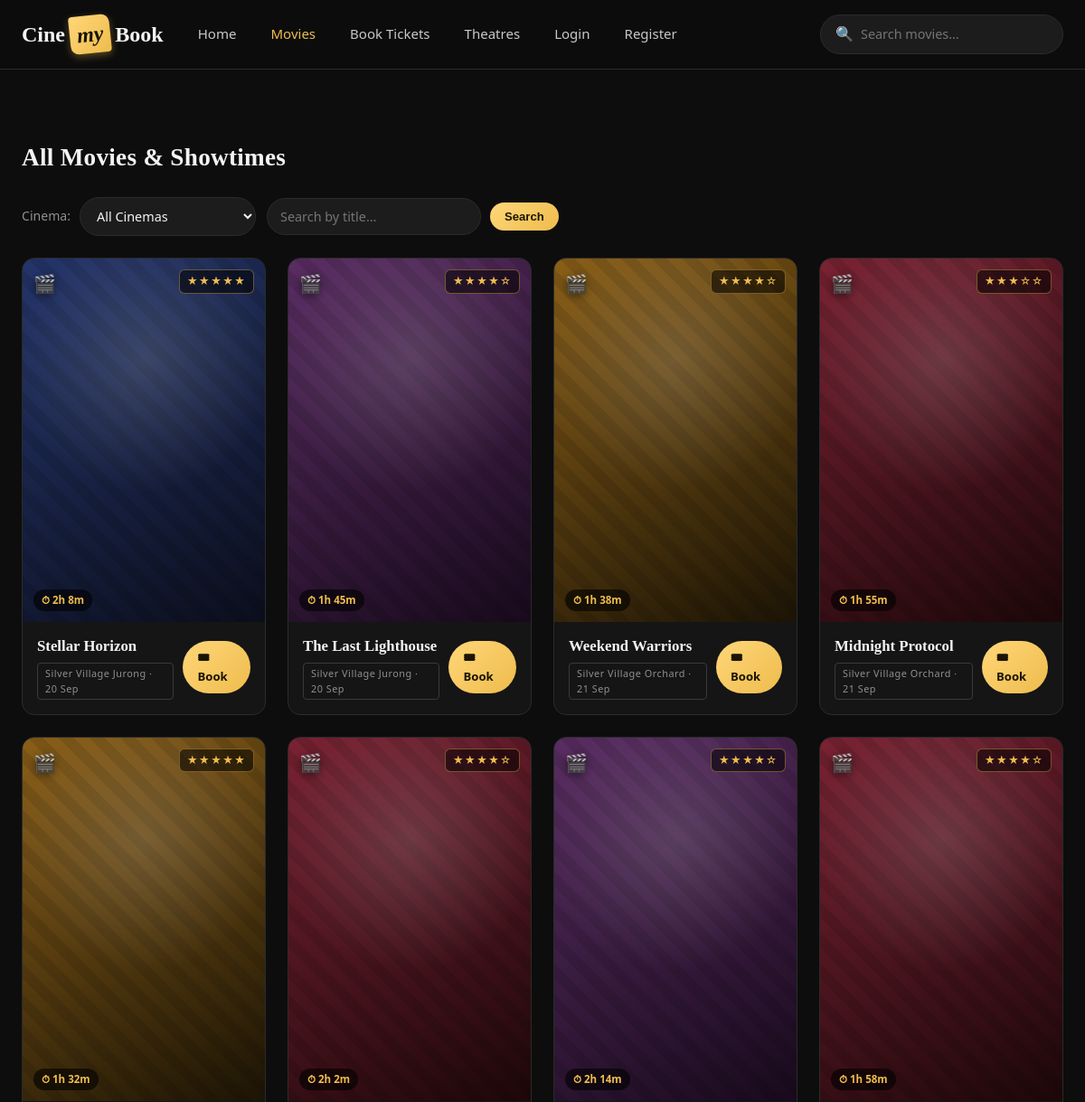
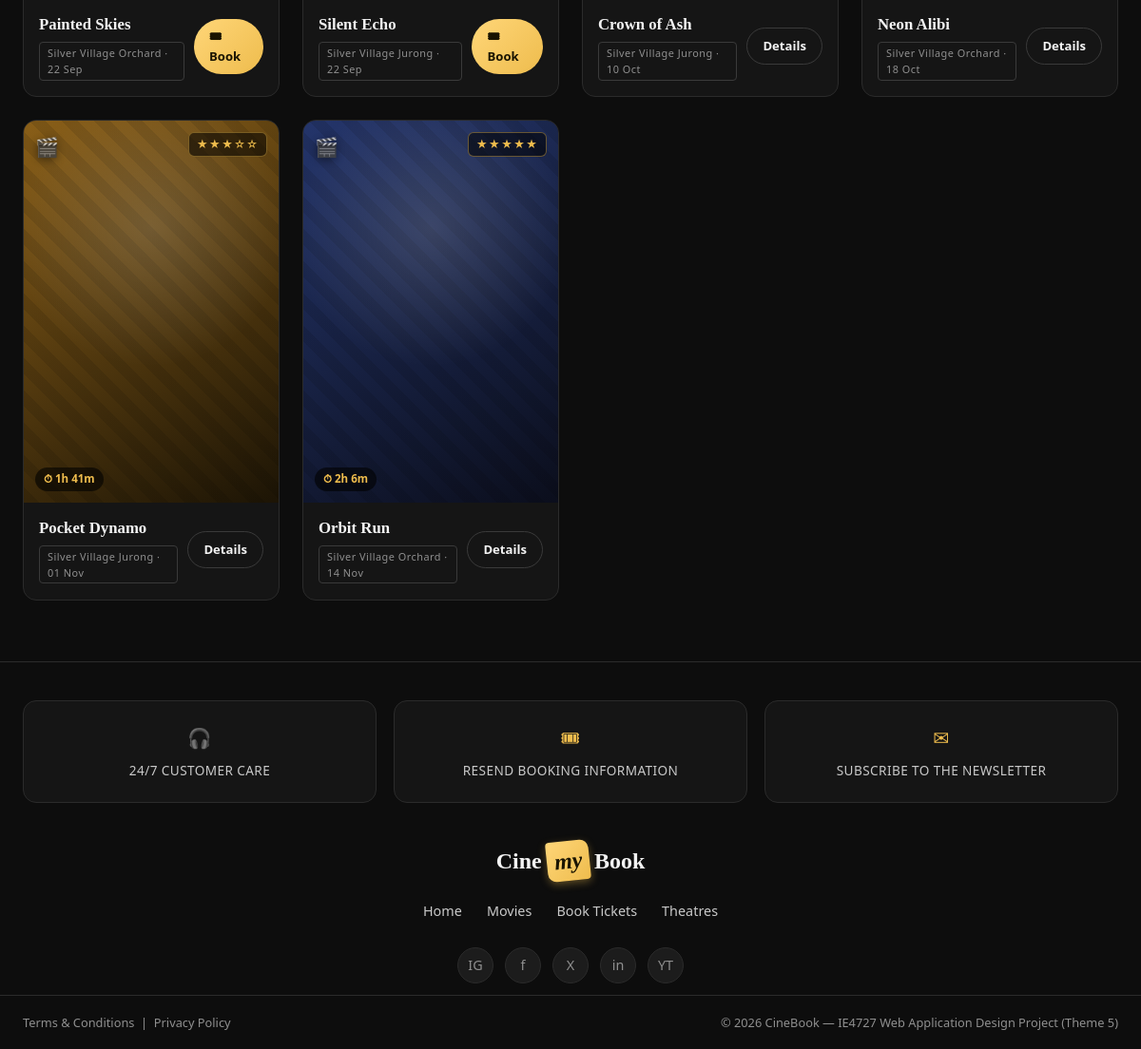
The app's page /movies.php with its own data (2 pictures, top to bottom).
### tables this page shows
CREATE TABLE movie (
    Movie_ID INT AUTO_INCREMENT PRIMARY KEY,
    Location VARCHAR(150),
    Date DATE,
    Showtime TIME,
    Description TEXT,
    Title VARCHAR(150) NOT NULL,
    Poster VARCHAR(255) DEFAULT '',
    Genre VARCHAR(80),
    Duration_Min INT,
    Certificate VARCHAR(10) DEFAULT 'PG',
    Stars TINYINT DEFAULT 4,
    Status VARCHAR(20) DEFAULT 'showing',
    Cinema_ID INT,
    FOREIGN KEY (Cinema_ID) REFERENCES cinema(Cinema_ID)
);

CREATE TABLE cinema (
    Cinema_ID INT AUTO_INCREMENT PRIMARY KEY,
    Cinema_Name VARCHAR(100) NOT NULL,
    Cinema_Cont VARCHAR(20),
    Bran_ID INT,
    FOREIGN KEY (Bran_ID) REFERENCES branch(Bran_ID)
);

### includes/functions.php (called while the page is built, shortened)
<?php
function poster_file($poster) {
    $poster = trim((string) $poster);
    return '';
}
function poster_has_img($poster) {
    return poster_file($poster) !== '' ? ' has-img' : '';
}
function poster_style($poster) {
    $f = poster_file($poster);
    if ($f === '') return '';
    return ' style="background-image:url(\'images/posters/' . htmlspecialchars(rawurlencode($f)) . '\')"';
}

### movies.php (the view, shortened to what this page needs)
<?php
require_once 'includes/db_connect.php';
include 'includes/header.php';
$q = trim($_GET['q'] ?? '');
$sql = "SELECT m.Movie_ID, m.Title, m.Genre, m.Duration_Min, m.Date, m.Showtime,
               m.Certificate, m.Stars, m.Status, m.Poster, c.Cinema_Name
        FROM movie m LEFT JOIN cinema c ON m.Cinema_ID = c.Cinema_ID
        WHERE 1=1";
$sql .= " ORDER BY m.Date ASC, m.Showtime ASC";
$stmt = $conn->prepare($sql);
$stmt->execute();
$result = $stmt->get_result();
?>
<div class="section-head">
    <h2><?php echo $q !== '' ? 'Results for “' . htmlspecialchars($q) . '”' : 'All Movies &amp; Showtimes'; ?></h2>
</div>
<div class="toolbar">
    <form method="GET" action="movies.php">
        <label for="cinema">Cinema:</label>
        <select name="cinema" id="cinema" onchange="this.form.submit()">
            <option value="0">All Cinemas</option>
        </select>
    </form>
    <form method="GET" action="movies.php">
        <input type="search" name="q" placeholder="Search by title…" value="<?php echo htmlspecialchars($q); ?>">
        <button type="submit" class="btn btn-sm">Search</button>
    </form>
</div>
<div class="movie-grid">
<?php if ($result && $result->num_rows > 0): ?>
    <?php while ($row = $result->fetch_assoc()): ?>
        <div class="movie-card">
            <a class="poster<?php echo poster_has_img($row['Poster']); ?>" data-genre="<?php echo htmlspecialchars($row['Genre']); ?>"<?php echo poster_style($row['Poster']); ?>
               href="movie_details.php?id=<?php echo $row['Movie_ID']; ?>">
                <span class="star-pill"><?php echo starRating($row['Stars']); ?></span>
                <span class="dur-pill">&#9201; <?php echo formatDuration($row['Duration_Min']); ?></span>
            </a>
            <div class="movie-card-foot">
                <div>
                    <div class="mc-title"><?php echo htmlspecialchars($row['Title']); ?></div>
                    <span class="mc-cert"><?php echo htmlspecialchars($row['Cinema_Name']); ?> &middot; <?php echo date("d M", strtotime($row['Date'])); ?></span>
                </div>
                <?php if ($row['Status'] === 'coming'): ?>
                    <a href="movie_details.php?id=<?php echo $row['Movie_ID']; ?>" class="btn btn-sm btn-ghost">Details</a>
                <?php else: ?>
                    <a href="booking.php?movie_id=<?php echo $row['Movie_ID']; ?>" class="btn btn-sm">&#127903; Book</a>
                <?php endif; ?>
            </div>
        </div>
    <?php endwhile; ?>
<?php else: ?>
    <div class="empty-state"><div class="big">&#128269;</div><p>No movies found<?php echo $q !== '' ? ' for “' . htmlspecialchars($q) . '”' : ''; ?>. <a href="movies.php" style="color:var(--gold);">Clear filters</a>.</p></div>
<?php endif; ?>
</div>
<?php include 'includes/footer.php'; $conn->close(); ?>

### css/style.css (style rules this page uses)
:root { --bg: #0d0d0d; --bg-2: #151515; --bg-3: #1c1c1c; --bg-4: #242424; --gold: #eebc4d; --gold-2: #ffd678; --gold-dim: rgba(238,188,77,0.14); --text: #f3f3f3; --text-mid: #c9c9c9; --muted: #8f8f8f; --border: #2b2b2b; --border-2: #3a3a3a; --green: #4bd08b; --danger: #ff6b6b; --serif: Georgia, 'Times New Roman', Cambria, serif; --sans: 'Segoe UI', system-ui, -apple-system, 'Helvetica Neue', Arial, sans-serif; --radius: 14px; --radius-sm: 9px; --maxw: 1200px; --transition: 0.22s ease; --shadow: 0 12px 34px rgba(0,0,0,0.5); }
* { box-sizing: border-box; margin: 0; padding: 0; }
html { scroll-behavior: smooth; }
body { font-family: var(--sans); background: var(--bg); color: var(--text); line-height: 1.6; -webkit-font-smoothing: antialiased; min-height: 100vh; display: flex; flex-direction: column; }
a { color: inherit; text-decoration: none; }
h1, h2, h3, .serif { font-family: var(--serif); letter-spacing: 0.01em; }
.btn { display: inline-flex; align-items: center; justify-content: center; gap: 8px; background: linear-gradient(135deg, var(--gold-2), var(--gold)); color: #1a1400; padding: 11px 22px; border-radius: 999px; font-weight: 700; font-size: 0.92em; border: none; cursor: pointer; transition: transform var(--transition), box-shadow var(--transition), filter var(--transition); }
.btn-ghost { background: transparent; border: 1px solid var(--border-2); color: var(--text); }
.btn-sm { padding: 8px 16px; font-size: 0.82em; }
.section-head { display: flex; align-items: baseline; justify-content: space-between; margin: 44px 0 22px; }
.section-head h2 { font-size: 1.7em; font-weight: 700; }
.poster { position: relative; aspect-ratio: 2/3; display: flex; flex-direction: column; justify-content: flex-end; padding: 14px; overflow: hidden; background: linear-gradient(150deg, #3a3a3a, #141414); }
.poster[data-genre="Sci-Fi"] { background: linear-gradient(150deg, #24356b, #0b0e1c); }
.poster[data-genre="Drama"] { background: linear-gradient(150deg, #5a2d63, #180a1c); }
.poster[data-genre="Action"] { background: linear-gradient(150deg, #7a2233, #1c0709); }
.poster[data-genre="Comedy"] { background: linear-gradient(150deg, #8a5f18, #1c1405); }
.poster::before { content: ""; position: absolute; inset: 0; background: radial-gradient(circle at 50% 28%, rgba(255,255,255,0.14), transparent 46%), repeating-linear-gradient(45deg, rgba(0,0,0,0.10) 0 12px, transparent 12px 24px); }
.poster::after { content: "\1F3AC"; position: absolute; top: 12px; left: 12px; font-size: 1.25em; opacity: 0.85; filter: drop-shadow(0 2px 4px rgba(0,0,0,0.5)); }
.poster .star-pill { position: absolute; top: 12px; right: 12px; z-index: 2; background: rgba(0,0,0,0.55); border: 1px solid rgba(238,188,77,0.4); color: var(--gold); padding: 3px 8px; border-radius: 6px; font-size: 0.72em; letter-spacing: 1px; }
.poster .dur-pill { position: absolute; bottom: 12px; left: 12px; z-index: 2; background: rgba(0,0,0,0.6); color: var(--gold); padding: 3px 9px; border-radius: 999px; font-size: 0.72em; font-weight: 600; display: inline-flex; align-items: center; gap: 5px; }
.movie-grid { display: grid; grid-template-columns: repeat(auto-fill, minmax(230px, 1fr)); gap: 24px; }
.movie-card { background: var(--bg-2); border: 1px solid var(--border); border-radius: var(--radius); overflow: hidden; transition: transform var(--transition), border-color var(--transition), box-shadow var(--transition); }
.movie-card .poster { border-radius: 0; }
.movie-card-foot { display: flex; align-items: center; justify-content: space-between; gap: 10px; padding: 14px 16px 16px; }
.movie-card-foot .mc-title { font-family: var(--serif); font-size: 1.05em; font-weight: 700; }
.movie-card-foot .mc-cert { display: inline-block; margin-top: 4px; font-size: 0.68em; color: var(--muted); border: 1px solid var(--border-2); padding: 2px 8px; border-radius: 4px; letter-spacing: 0.5px; }
.toolbar { display: flex; gap: 12px; flex-wrap: wrap; align-items: center; margin-bottom: 24px; }
.toolbar form { display: flex; gap: 10px; align-items: center; }
.toolbar label { color: var(--muted); font-size: 0.88em; }
.toolbar select, .toolbar input[type="search"] { padding: 10px 14px; border-radius: 999px; border: 1px solid var(--border); background: var(--bg-3); color: var(--text); font-size: 0.9em; font-family: inherit; }

### records on screen
movie: Stars "★★★★★", Duration_Min "2h 8m", Title "Stellar Horizon", Cinema_ID.Cinema_Name "Silver Village Jurong", Date "20 Sep"
movie: Stars "★★★★☆", Duration_Min "1h 45m", Title "The Last Lighthouse", Cinema_ID.Cinema_Name "Silver Village Jurong", Date "20 Sep"
movie: Stars "★★★★☆", Duration_Min "1h 38m", Title "Weekend Warriors", Cinema_ID.Cinema_Name "Silver Village Orchard", Date "21 Sep"
movie: Stars "★★★☆☆", Duration_Min "1h 55m", Title "Midnight Protocol", Cinema_ID.Cinema_Name "Silver Village Orchard", Date "21 Sep"
movie: Stars "★★★★★", Duration_Min "1h 32m", Title "Painted Skies", Cinema_ID.Cinema_Name "Silver Village Orchard", Date "22 Sep"
movie: Stars "★★★★☆", Duration_Min "2h 2m", Title "Silent Echo", Cinema_ID.Cinema_Name "Silver Village Jurong", Date "22 Sep"
movie: Stars "★★★★☆", Duration_Min "2h 14m", Title "Crown of Ash", Cinema_ID.Cinema_Name "Silver Village Jurong", Date "10 Oct"
movie: Stars "★★★★☆", Duration_Min "1h 58m", Title "Neon Alibi", Cinema_ID.Cinema_Name "Silver Village Orchard", Date "18 Oct"
movie: Stars "★★★☆☆", Duration_Min "1h 41m", Title "Pocket Dynamo", Cinema_ID.Cinema_Name "Silver Village Jurong", Date "01 Nov"
movie: Stars "★★★★★", Duration_Min "2h 6m", Title "Orbit Run", Cinema_ID.Cinema_Name "Silver Village Orchard", Date "14 Nov"
